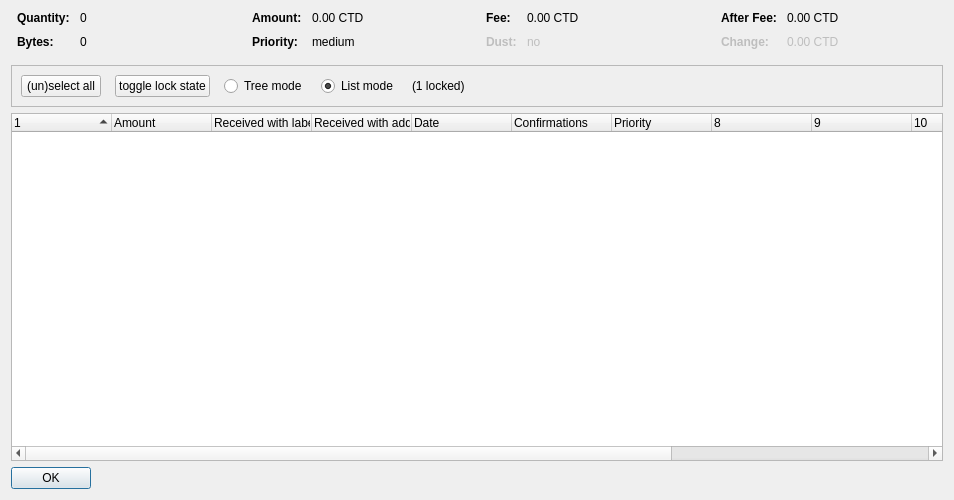
<?xml version="1.0" encoding="UTF-8"?>
<ui version="4.0">
 <class>CoinControlDialog</class>
 <widget class="QDialog" name="CoinControlDialog">
  <property name="geometry">
   <rect>
    <x>0</x>
    <y>0</y>
    <width>954</width>
    <height>500</height>
   </rect>
  </property>
  <property name="windowTitle">
   <string>Coin Selection</string>
  </property>
  <layout class="QVBoxLayout" name="verticalLayout">
   <item>
    <layout class="QHBoxLayout" name="horizontalLayoutTop" stretch="0,0,0,0">
     <property name="topMargin">
      <number>0</number>
     </property>
     <property name="bottomMargin">
      <number>10</number>
     </property>
     <item>
      <layout class="QFormLayout" name="formLayoutCoinControl1">
       <property name="horizontalSpacing">
        <number>10</number>
       </property>
       <property name="verticalSpacing">
        <number>10</number>
       </property>
       <property name="leftMargin">
        <number>6</number>
       </property>
       <property name="rightMargin">
        <number>6</number>
       </property>
       <item row="0" column="0">
        <widget class="QLabel" name="labelCoinControlQuantityText">
         <property name="font">
          <font>
           <weight>75</weight>
           <bold>true</bold>
          </font>
         </property>
         <property name="text">
          <string>Quantity:</string>
         </property>
        </widget>
       </item>
       <item row="0" column="1">
        <widget class="QLabel" name="labelCoinControlQuantity">
         <property name="cursor">
          <cursorShape>IBeamCursor</cursorShape>
         </property>
         <property name="contextMenuPolicy">
          <enum>Qt::ActionsContextMenu</enum>
         </property>
         <property name="text">
          <string notr="true">0</string>
         </property>
         <property name="textInteractionFlags">
          <set>Qt::LinksAccessibleByMouse|Qt::TextSelectableByKeyboard|Qt::TextSelectableByMouse</set>
         </property>
        </widget>
       </item>
       <item row="1" column="0">
        <widget class="QLabel" name="labelCoinControlBytesText">
         <property name="font">
          <font>
           <weight>75</weight>
           <bold>true</bold>
          </font>
         </property>
         <property name="text">
          <string>Bytes:</string>
         </property>
        </widget>
       </item>
       <item row="1" column="1">
        <widget class="QLabel" name="labelCoinControlBytes">
         <property name="cursor">
          <cursorShape>IBeamCursor</cursorShape>
         </property>
         <property name="contextMenuPolicy">
          <enum>Qt::ActionsContextMenu</enum>
         </property>
         <property name="text">
          <string notr="true">0</string>
         </property>
         <property name="textInteractionFlags">
          <set>Qt::LinksAccessibleByMouse|Qt::TextSelectableByKeyboard|Qt::TextSelectableByMouse</set>
         </property>
        </widget>
       </item>
      </layout>
     </item>
     <item>
      <layout class="QFormLayout" name="formLayoutCoinControl2">
       <property name="horizontalSpacing">
        <number>10</number>
       </property>
       <property name="verticalSpacing">
        <number>10</number>
       </property>
       <property name="leftMargin">
        <number>6</number>
       </property>
       <property name="rightMargin">
        <number>6</number>
       </property>
       <item row="0" column="0">
        <widget class="QLabel" name="labelCoinControlAmountText">
         <property name="font">
          <font>
           <weight>75</weight>
           <bold>true</bold>
          </font>
         </property>
         <property name="text">
          <string>Amount:</string>
         </property>
        </widget>
       </item>
       <item row="0" column="1">
        <widget class="QLabel" name="labelCoinControlAmount">
         <property name="cursor">
          <cursorShape>IBeamCursor</cursorShape>
         </property>
         <property name="contextMenuPolicy">
          <enum>Qt::ActionsContextMenu</enum>
         </property>
         <property name="text">
          <string notr="true">0.00 CTD</string>
         </property>
         <property name="textInteractionFlags">
          <set>Qt::LinksAccessibleByMouse|Qt::TextSelectableByKeyboard|Qt::TextSelectableByMouse</set>
         </property>
        </widget>
       </item>
       <item row="1" column="0">
        <widget class="QLabel" name="labelCoinControlPriorityText">
         <property name="font">
          <font>
           <weight>75</weight>
           <bold>true</bold>
          </font>
         </property>
         <property name="text">
          <string>Priority:</string>
         </property>
        </widget>
       </item>
       <item row="1" column="1">
        <widget class="QLabel" name="labelCoinControlPriority">
         <property name="cursor">
          <cursorShape>IBeamCursor</cursorShape>
         </property>
         <property name="contextMenuPolicy">
          <enum>Qt::ActionsContextMenu</enum>
         </property>
         <property name="text">
          <string>medium</string>
         </property>
         <property name="textInteractionFlags">
          <set>Qt::LinksAccessibleByMouse|Qt::TextSelectableByKeyboard|Qt::TextSelectableByMouse</set>
         </property>
        </widget>
       </item>
      </layout>
     </item>
     <item>
      <layout class="QFormLayout" name="formLayoutCoinControl3">
       <property name="horizontalSpacing">
        <number>10</number>
       </property>
       <property name="verticalSpacing">
        <number>10</number>
       </property>
       <property name="leftMargin">
        <number>6</number>
       </property>
       <property name="rightMargin">
        <number>6</number>
       </property>
       <item row="0" column="0">
        <widget class="QLabel" name="labelCoinControlFeeText">
         <property name="font">
          <font>
           <weight>75</weight>
           <bold>true</bold>
          </font>
         </property>
         <property name="text">
          <string>Fee:</string>
         </property>
        </widget>
       </item>
       <item row="0" column="1">
        <widget class="QLabel" name="labelCoinControlFee">
         <property name="cursor">
          <cursorShape>IBeamCursor</cursorShape>
         </property>
         <property name="contextMenuPolicy">
          <enum>Qt::ActionsContextMenu</enum>
         </property>
         <property name="text">
          <string notr="true">0.00 CTD</string>
         </property>
         <property name="textInteractionFlags">
          <set>Qt::LinksAccessibleByMouse|Qt::TextSelectableByKeyboard|Qt::TextSelectableByMouse</set>
         </property>
        </widget>
       </item>
       <item row="1" column="0">
        <widget class="QLabel" name="labelCoinControlLowOutputText">
         <property name="enabled">
          <bool>false</bool>
         </property>
         <property name="font">
          <font>
           <weight>75</weight>
           <bold>true</bold>
          </font>
         </property>
         <property name="text">
          <string>Dust:</string>
         </property>
        </widget>
       </item>
       <item row="1" column="1">
        <widget class="QLabel" name="labelCoinControlLowOutput">
         <property name="enabled">
          <bool>false</bool>
         </property>
         <property name="cursor">
          <cursorShape>IBeamCursor</cursorShape>
         </property>
         <property name="contextMenuPolicy">
          <enum>Qt::ActionsContextMenu</enum>
         </property>
         <property name="text">
          <string>no</string>
         </property>
         <property name="textInteractionFlags">
          <set>Qt::LinksAccessibleByMouse|Qt::TextSelectableByKeyboard|Qt::TextSelectableByMouse</set>
         </property>
        </widget>
       </item>
      </layout>
     </item>
     <item>
      <layout class="QFormLayout" name="formLayoutCoinControl4">
       <property name="horizontalSpacing">
        <number>10</number>
       </property>
       <property name="verticalSpacing">
        <number>10</number>
       </property>
       <property name="leftMargin">
        <number>6</number>
       </property>
       <property name="rightMargin">
        <number>6</number>
       </property>
       <item row="0" column="0">
        <widget class="QLabel" name="labelCoinControlAfterFeeText">
         <property name="font">
          <font>
           <weight>75</weight>
           <bold>true</bold>
          </font>
         </property>
         <property name="text">
          <string>After Fee:</string>
         </property>
        </widget>
       </item>
       <item row="0" column="1">
        <widget class="QLabel" name="labelCoinControlAfterFee">
         <property name="cursor">
          <cursorShape>IBeamCursor</cursorShape>
         </property>
         <property name="contextMenuPolicy">
          <enum>Qt::ActionsContextMenu</enum>
         </property>
         <property name="text">
          <string notr="true">0.00 CTD</string>
         </property>
         <property name="textInteractionFlags">
          <set>Qt::LinksAccessibleByMouse|Qt::TextSelectableByKeyboard|Qt::TextSelectableByMouse</set>
         </property>
        </widget>
       </item>
       <item row="1" column="0">
        <widget class="QLabel" name="labelCoinControlChangeText">
         <property name="enabled">
          <bool>false</bool>
         </property>
         <property name="font">
          <font>
           <weight>75</weight>
           <bold>true</bold>
          </font>
         </property>
         <property name="text">
          <string>Change:</string>
         </property>
        </widget>
       </item>
       <item row="1" column="1">
        <widget class="QLabel" name="labelCoinControlChange">
         <property name="enabled">
          <bool>false</bool>
         </property>
         <property name="cursor">
          <cursorShape>IBeamCursor</cursorShape>
         </property>
         <property name="contextMenuPolicy">
          <enum>Qt::ActionsContextMenu</enum>
         </property>
         <property name="text">
          <string notr="true">0.00 CTD</string>
         </property>
         <property name="textInteractionFlags">
          <set>Qt::LinksAccessibleByMouse|Qt::TextSelectableByKeyboard|Qt::TextSelectableByMouse</set>
         </property>
        </widget>
       </item>
      </layout>
     </item>
    </layout>
   </item>
   <item>
    <widget class="QFrame" name="frame">
     <property name="minimumSize">
      <size>
       <width>0</width>
       <height>40</height>
      </size>
     </property>
     <property name="frameShape">
      <enum>QFrame::StyledPanel</enum>
     </property>
     <property name="frameShadow">
      <enum>QFrame::Sunken</enum>
     </property>
     <layout class="QHBoxLayout" name="horizontalLayout">
      <item>
       <layout class="QHBoxLayout" name="horizontalLayoutPanel" stretch="0,0,0,0,0,0">
        <property name="spacing">
         <number>14</number>
        </property>
        <item>
         <widget class="QPushButton" name="pushButtonSelectAll">
          <property name="sizePolicy">
           <sizepolicy hsizetype="Maximum" vsizetype="Fixed">
            <horstretch>0</horstretch>
            <verstretch>0</verstretch>
           </sizepolicy>
          </property>
          <property name="text">
           <string>(un)select all</string>
          </property>
          <property name="autoDefault">
           <bool>false</bool>
          </property>
         </widget>
        </item>
        <item>
         <widget class="QPushButton" name="pushButtonToggleLock">
          <property name="sizePolicy">
           <sizepolicy hsizetype="Maximum" vsizetype="Fixed">
            <horstretch>0</horstretch>
            <verstretch>0</verstretch>
           </sizepolicy>
          </property>
          <property name="text">
           <string>toggle lock state</string>
          </property>
          <property name="autoDefault">
           <bool>false</bool>
          </property>
         </widget>
        </item>
        <item>
         <widget class="QRadioButton" name="radioTreeMode">
          <property name="sizePolicy">
           <sizepolicy hsizetype="Maximum" vsizetype="Fixed">
            <horstretch>0</horstretch>
            <verstretch>0</verstretch>
           </sizepolicy>
          </property>
          <property name="text">
           <string>Tree mode</string>
          </property>
         </widget>
        </item>
        <item>
         <widget class="QRadioButton" name="radioListMode">
          <property name="sizePolicy">
           <sizepolicy hsizetype="Maximum" vsizetype="Fixed">
            <horstretch>0</horstretch>
            <verstretch>0</verstretch>
           </sizepolicy>
          </property>
          <property name="text">
           <string>List mode</string>
          </property>
          <property name="checked">
           <bool>true</bool>
          </property>
         </widget>
        </item>
        <item>
         <widget class="QLabel" name="labelLocked">
          <property name="text">
           <string>(1 locked)</string>
          </property>
         </widget>
        </item>
        <item>
         <spacer name="horizontalSpacer">
          <property name="orientation">
           <enum>Qt::Horizontal</enum>
          </property>
          <property name="sizeHint" stdset="0">
           <size>
            <width>40</width>
            <height>20</height>
           </size>
          </property>
         </spacer>
        </item>
       </layout>
      </item>
     </layout>
    </widget>
   </item>
   <item>
    <widget class="CoinControlTreeWidget" name="treeWidget">
     <property name="contextMenuPolicy">
      <enum>Qt::CustomContextMenu</enum>
     </property>
     <property name="sortingEnabled">
      <bool>false</bool>
     </property>
     <property name="columnCount">
      <number>13</number>
     </property>
     <attribute name="headerShowSortIndicator" stdset="0">
      <bool>true</bool>
     </attribute>
     <attribute name="headerStretchLastSection">
      <bool>false</bool>
     </attribute>
     <column>
      <property name="text">
       <string/>
      </property>
     </column>
     <column>
      <property name="text">
       <string>Amount</string>
      </property>
     </column>
     <column>
      <property name="text">
       <string>Received with label</string>
      </property>
     </column>
     <column>
      <property name="text">
       <string>Received with address</string>
      </property>
     </column>
     <column>
      <property name="text">
       <string>Date</string>
      </property>
     </column>
     <column>
      <property name="text">
       <string>Confirmations</string>
      </property>
      <property name="toolTip">
       <string>Confirmed</string>
      </property>
     </column>
     <column>
      <property name="text">
       <string>Priority</string>
      </property>
     </column>
     <column>
      <property name="text">
       <string/>
      </property>
     </column>
     <column>
      <property name="text">
       <string/>
      </property>
     </column>
     <column>
      <property name="text">
       <string/>
      </property>
     </column>
     <column>
      <property name="text">
       <string/>
      </property>
     </column>
     <column>
      <property name="text">
       <string/>
      </property>
     </column>
    </widget>
   </item>
   <item>
    <widget class="QDialogButtonBox" name="buttonBox">
     <property name="sizePolicy">
      <sizepolicy hsizetype="Maximum" vsizetype="Fixed">
       <horstretch>0</horstretch>
       <verstretch>0</verstretch>
      </sizepolicy>
     </property>
     <property name="orientation">
      <enum>Qt::Horizontal</enum>
     </property>
     <property name="standardButtons">
      <set>QDialogButtonBox::Ok</set>
     </property>
    </widget>
   </item>
  </layout>
 </widget>
 <customwidgets>
  <customwidget>
   <class>CoinControlTreeWidget</class>
   <extends>QTreeWidget</extends>
   <header>coincontroltreewidget.h</header>
  </customwidget>
 </customwidgets>
 <resources/>
 <connections/>
</ui>
